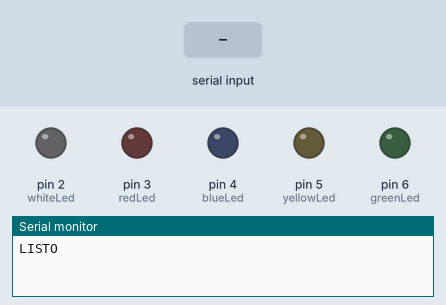
Recording of a sketch running on a simulated Arduino Uno, built with avr-gcc and run on an emulated ATmega328P. Parts: output pins drawn as LEDs (lit = HIGH), the last lines printed to the serial monitor. The inputs (shaded band) are chosen by the test bench.

Above: at 1.2 s.
1.3 s: "1" received over the second serial link
At 1.9 s:
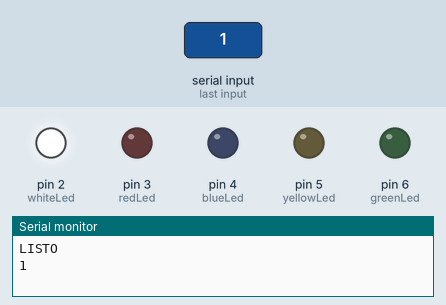
2.8 s: "2" received over the second serial link
At 4.0 s:
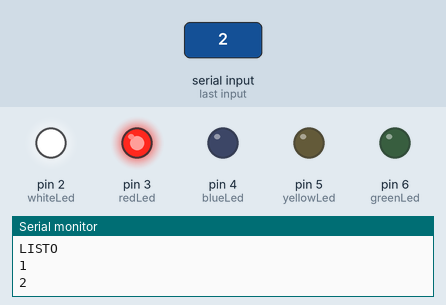
4.3 s: "3" received over the second serial link
At 5.4 s:
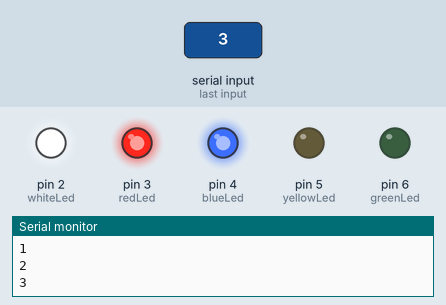
5.8 s: "4" received over the second serial link
At 6.5 s:
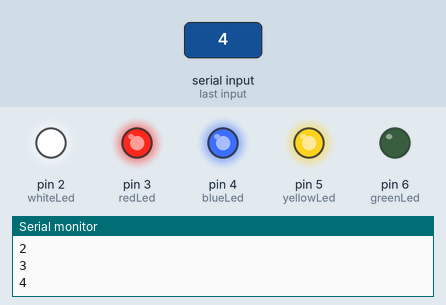
7.3 s: "5" received over the second serial link
At 7.6 s:
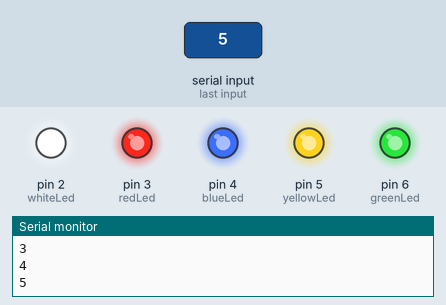
8.8 s: "1" received over the second serial link
At 10.0 s:
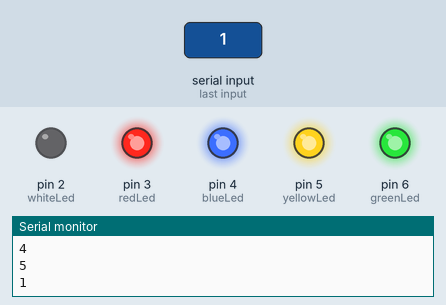
Timing chart, 0 to 11.3 s (numbered marks = the images above; inputs shaded):
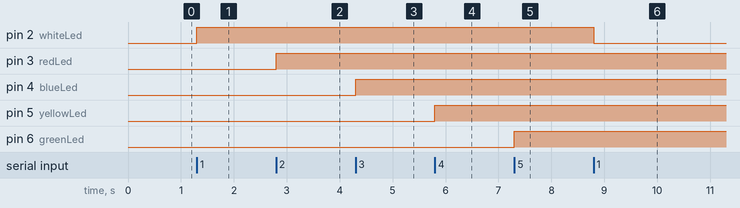

The sketch:

exercise5.ino
```cpp
/*******************************************
 * Exercise 5: Voice Controlled LEDs Using *
 *             HC-05 Bluetooth Arduino and *
 *             Mobile Phone App            *
 * Authors: Sergio Hidalgo, Winter Morejon,*
 *          Osiris Roman.                  *
 *******************************************/

#include<SoftwareSerial.h> // 'set digital pins for serial communication'
SoftwareSerial wirelessNetworkYT(10, 11); // 'pin 10 as RX, pin 11 as TX'
char DAT = 0;    // 'variable to store received character'
int redLed = 3; // 'Red LED to digital pin number 3'
int whiteLed = 2; // 'White LED with digital pin number 2'
int blueLed = 4; // 'Blue LED with digital pin number 4'
int yellowLed = 5; // 'Yellow LED with digital pin number 5'
int greenLed = 6; // 'Green LED with digital pin number 6'
bool stateW = false;
bool stateR = false;
bool stateB = false;
bool stateY = false;
bool stateG = false;

void setup(){
wirelessNetworkYT.begin(38400);// ' Serial communication between Arduino and the module at 38400 bps'
Serial.begin(9600);
Serial.println("LISTO");
pinMode(redLed,OUTPUT); // 'pin 3 as output'
pinMode(whiteLed,OUTPUT); // 'pin 2 as output'
pinMode(blueLed,OUTPUT); // 'pin 4 as output'
pinMode(yellowLed,OUTPUT); // 'pin 5 as output'
pinMode(greenLed,OUTPUT); // 'pin 6 as output'
digitalWrite(whiteLed, LOW); // turn off white LED
digitalWrite(redLed, LOW); // turn off red LED
digitalWrite(blueLed, LOW); // turn off blue LED
digitalWrite(yellowLed, LOW); // turn off yellow LED
digitalWrite(greenLed, LOW); // turn off green LED
}
void loop(){
  if (wirelessNetworkYT.available()){ // ' if there is information available from module'
    DAT = wirelessNetworkYT.read(); // 'stores in DAT the character received from module'
    Serial.println(DAT);
    if( DAT == '1' ){// ' if the character received is number 1'
      DAT=0;
      if (!stateW){
        stateW=true;
        digitalWrite(whiteLed, HIGH); // turn on white LED
      }else{
        stateW=false;
        digitalWrite(whiteLed, LOW); // turn off white LED
      }
    }
    if( DAT == '2' ){// ' if the character received is number 2'
      DAT=0;
      if (!stateR){
        stateR=true;
        digitalWrite(redLed, HIGH); // turn on red LED
      }else{
        stateR=false;
        digitalWrite(redLed, LOW); // turn off red LED
      }
    }
    if( DAT == '3' ){// ' if the character received is number 3'
      DAT=0;
      if (!stateB){
        stateB=true;
        digitalWrite(blueLed, HIGH); // turn on blue LED
      }else{
        stateB=false;
        digitalWrite(blueLed, LOW); // turn off blue LED
      }
    }
    if( DAT == '4' ){// ' if the character received is number 4'
      DAT=0;
      if (!stateY){
        stateY=true;
        digitalWrite(yellowLed, HIGH); // turn on yellow LED
      }else{
        stateY=false;
        digitalWrite(yellowLed, LOW); // turn off yellow LED
      }
    }
    if( DAT == '5' ){// ' if the character received is number 5'
      DAT=0;
      if (!stateG){
        stateG=true;
        digitalWrite(greenLed, HIGH); // turn on green LED
      }else{
        stateG=false;
        digitalWrite(greenLed, LOW); // turn off green LED
      }
    }
  }
}
```

Measured:
- after the input at 1.3 s, pin 2 (whiteLed): LOW → HIGH at once
- after the input at 2.8 s, pin 3 (redLed): LOW → HIGH at once
- after the input at 4.3 s, pin 4 (blueLed): LOW → HIGH at once
- after the input at 5.8 s, pin 5 (yellowLed): LOW → HIGH at once
- after the input at 7.3 s, pin 6 (greenLed): LOW → HIGH at once
- after the input at 8.8 s, pin 2 (whiteLed): HIGH → LOW at once
